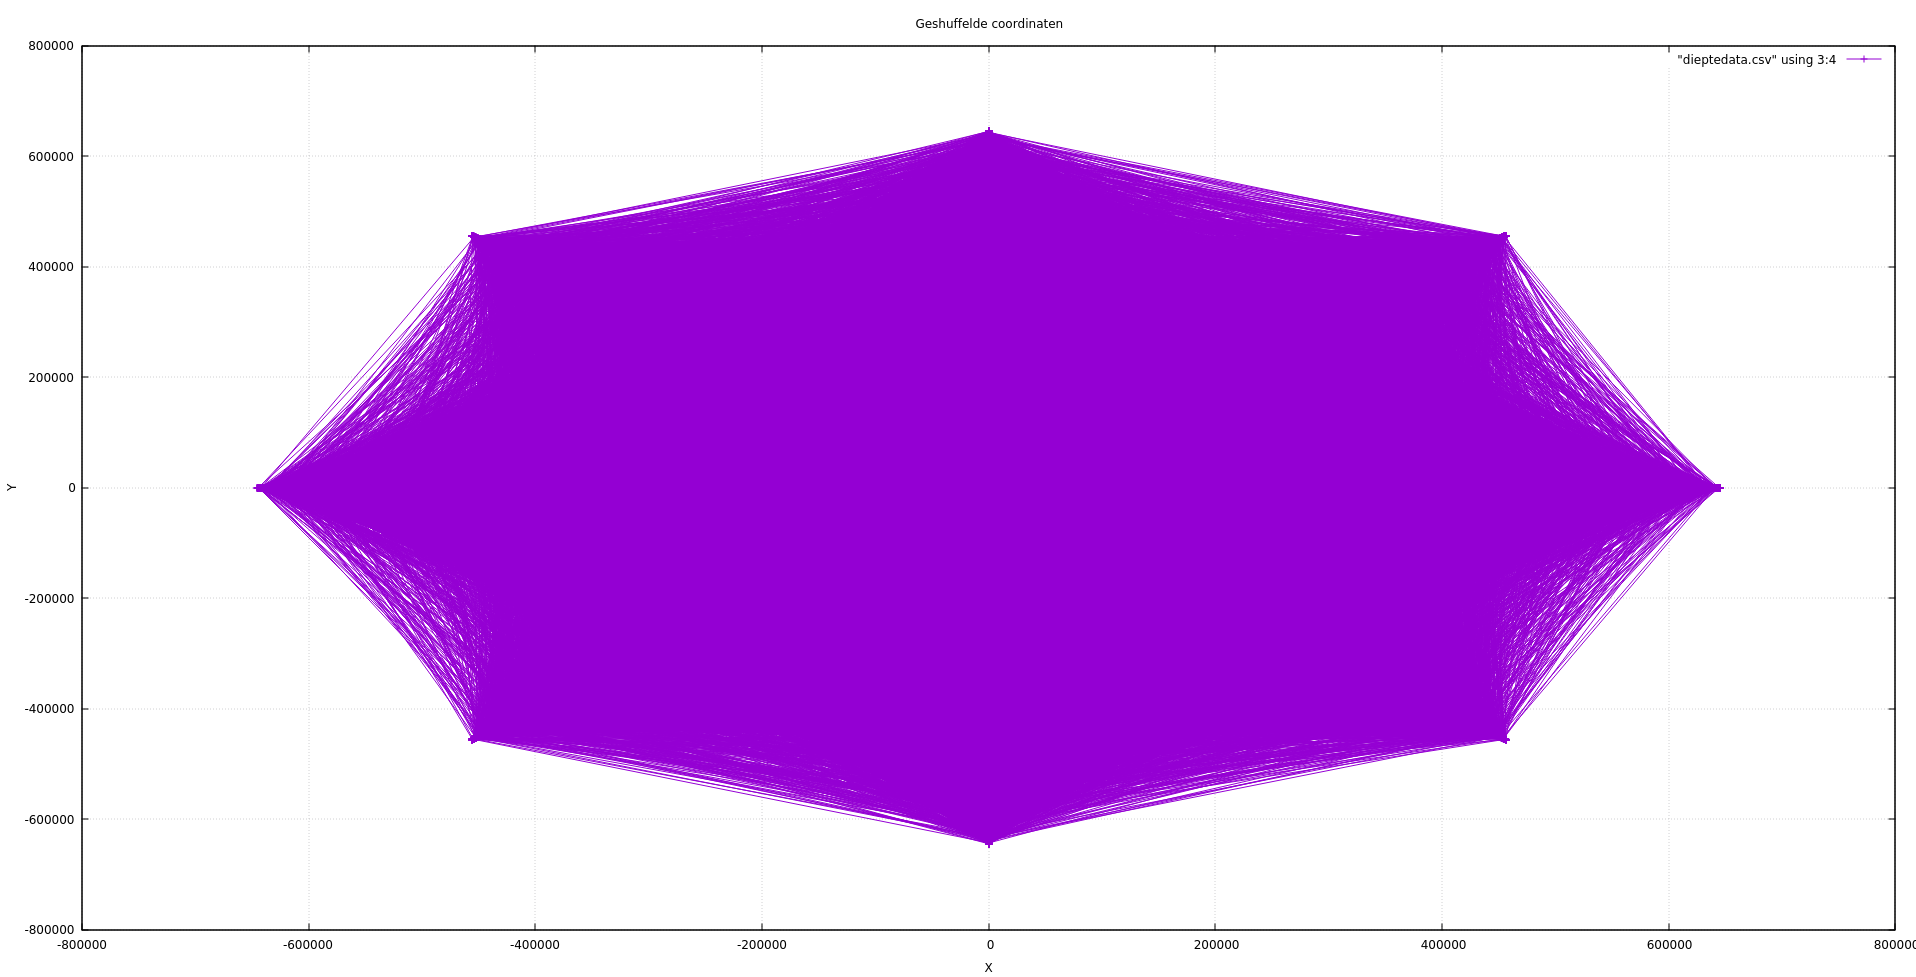

gnuplot code for this plot:

#!/usr/bin/env gnuplot

set title 'Geshuffelde coordinaten'
set xlabel 'X'
set ylabel 'Y'
set grid
set autoscale
plot "dieptedata.csv" using 3:4 with linespoints
pause -1
